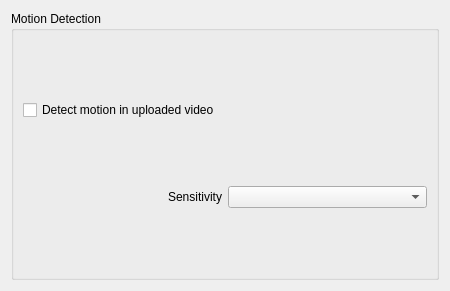
<?xml version="1.0" encoding="UTF-8"?>
<ui version="4.0">
 <class>WearableMotionWidget</class>
 <widget class="QWidget" name="WearableMotionWidget">
  <property name="geometry">
   <rect>
    <x>0</x>
    <y>0</y>
    <width>450</width>
    <height>291</height>
   </rect>
  </property>
  <layout class="QHBoxLayout" name="horizontalLayout_2">
   <item>
    <widget class="QGroupBox" name="groupBox">
     <property name="title">
      <string>Motion Detection</string>
     </property>
     <property name="flat">
      <bool>true</bool>
     </property>
     <layout class="QVBoxLayout" name="verticalLayout" stretch="0,0">
      <property name="sizeConstraint">
       <enum>QLayout::SetNoConstraint</enum>
      </property>
      <item>
       <widget class="QCheckBox" name="motionDetectionCheckBox">
        <property name="text">
         <string>Detect motion in uploaded video</string>
        </property>
       </widget>
      </item>
      <item>
       <layout class="QHBoxLayout" name="horizontalLayout_3">
        <item>
         <widget class="QLabel" name="sensitivityLabel">
          <property name="text">
           <string>Sensitivity</string>
          </property>
          <property name="alignment">
           <set>Qt::AlignRight|Qt::AlignTrailing|Qt::AlignVCenter</set>
          </property>
         </widget>
        </item>
        <item>
         <widget class="QComboBox" name="sensitivityComboBox"/>
        </item>
       </layout>
      </item>
     </layout>
    </widget>
   </item>
  </layout>
 </widget>
 <resources/>
 <connections/>
</ui>
